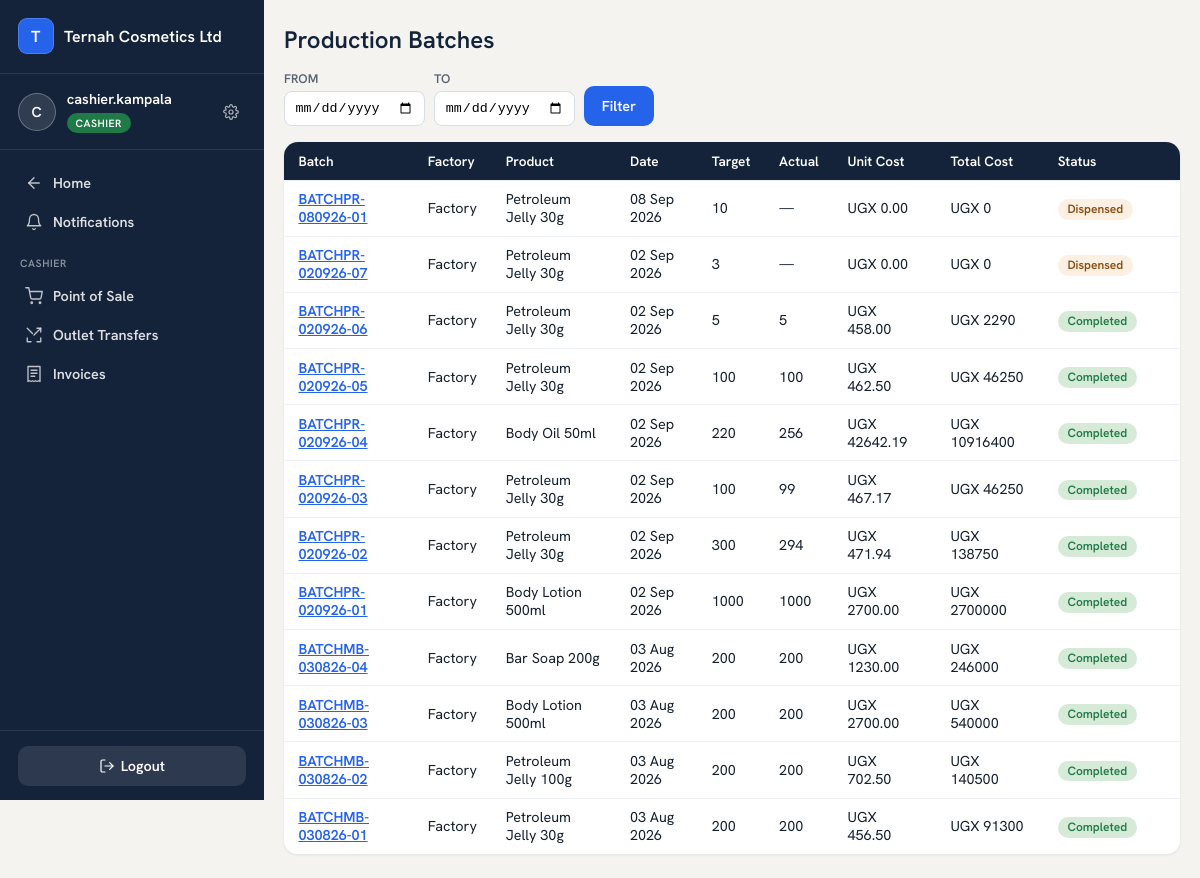
The page /reports/production/ (signed in) on the database its author committed.
### accounts/models.py (models this page shows, shortened)
class User(AbstractUser):
    ROLES = [
        ("OWNER", "Owner"),                # reports only
        ("MANAGER", "Manager"),            # outlet manager; can switch views
        ("CASHIER", "Cashier"),
        ("SALES_REP", "Sales Person / Rep"),
        ("PRODUCTION", "Production"),
    ]
    business = models.ForeignKey("platformadmin.Business", null=True, blank=True,
                                 on_delete=models.CASCADE, related_name="users")
    branch = models.ForeignKey("core.Branch", null=True, blank=True,
                               on_delete=models.SET_NULL, related_name="users")
    role = models.CharField(max_length=15, choices=ROLES, default="CASHIER")
    can_swap = models.BooleanField(default=False)    # False -> swap goes through PendingAction
    can_refund = models.BooleanField(default=False)
    phone = models.CharField(max_length=30, blank=True)
    modules = models.ManyToManyField("platformadmin.Module", blank=True, related_name="users_with_access",
                                     help_text="Which of the business's subscribed modules this user can open.")
    allowed_tiers = models.JSONField(default=list, blank=True,
                                     help_text="Which product price tiers (RETAIL/WHOLESALE/DISTRIBUTION/CUSTOM) "
                                                "this seller may use at the POS.")
    def switchable_views(self):
        if self.role != "MANAGER":
            return []
        views = ["MANAGER", "CASHIER"]
        codes = set(self.modules.values_list("code", flat=True))
        if "PRODUCTION" in codes:
            views.append("PRODUCTION")
        return views

### platformadmin/models.py (models this page shows, shortened)
class Business(models.Model):
    name = models.CharField(max_length=150)                     # factory name — brands navbar + receipts
    slug = models.SlugField(unique=True)
    business_type = models.CharField(max_length=20, choices=[("FACTORY", "Factory Mode")], default="FACTORY")
    contact_email = models.EmailField()
    contact_phone = models.CharField(max_length=30, blank=True)
    address = models.TextField(blank=True)
    tagline = models.CharField(max_length=150, blank=True)      # optional — shows on every printed report
    is_active = models.BooleanField(default=True)               # master switch — False = soft-locked
    trial_expires_at = models.DateTimeField(null=True, blank=True)
    subscription_expires_at = models.DateTimeField(null=True, blank=True)
    created_at = models.DateTimeField(auto_now_add=True)
    class Meta:
        verbose_name_plural = "businesses"

### production/models.py (models this page shows, shortened)
class ProductionBatch(TimeStamped):
    STATUS = [("PLANNED", "Planned"), ("DISPENSED", "Dispensed"), ("COMPLETED", "Completed")]
    business = models.ForeignKey("platformadmin.Business", on_delete=models.CASCADE)
    branch = models.ForeignKey("core.Branch", on_delete=models.PROTECT, related_name="production_batches",
                               )   # which factory ran this batch
    product = models.ForeignKey(Product, on_delete=models.PROTECT)
    formula = models.ForeignKey(ProductFormula, on_delete=models.PROTECT)      # version pinned
    batch_number = models.CharField(max_length=40)                              # BATCH{INITIALS}-DDMMYY-SEQ
    date = models.DateField()
    target_quantity = models.PositiveIntegerField()
    actual_quantity = models.PositiveIntegerField(null=True, blank=True)
    unit_cost_at_production = models.DecimalField(max_digits=14, decimal_places=4, default=0)
    total_cost = models.DecimalField(max_digits=16, decimal_places=2, default=0)
    remaining_quantity = models.PositiveIntegerField(default=0)   # this batch's own share of the factory store, FEFO
    status = models.CharField(max_length=10, choices=STATUS, default="PLANNED")
    created_by = models.ForeignKey(settings.AUTH_USER_MODEL, null=True, on_delete=models.SET_NULL)
    manufacture_date = models.DateField(null=True, blank=True)   # set at Complete & QA, not at dispensing
    expiry_date = models.DateField(null=True, blank=True)        # auto-suggested from product.shelf_life_days
    loss_cost = models.DecimalField(max_digits=14, decimal_places=2, default=0)

class Product(TimeStamped):
    STATUS = [("DRAFT", "Draft"), ("ACTIVE", "Active"), ("ARCHIVED", "Archived")]
    business = models.ForeignKey("platformadmin.Business", on_delete=models.CASCADE)
    category = models.ForeignKey(Category, on_delete=models.PROTECT, related_name="products")
    name = models.CharField(max_length=120)
    pack_size = models.CharField(max_length=40, blank=True)      # e.g. "30 g"
    sku = models.CharField(max_length=40, blank=True)
    status = models.CharField(max_length=10, choices=STATUS, default="DRAFT")
    retail_price = models.DecimalField(max_digits=14, decimal_places=2, null=True, blank=True)
    wholesale_price = models.DecimalField(max_digits=14, decimal_places=2, null=True, blank=True)
    distribution_price = models.DecimalField(max_digits=14, decimal_places=2, null=True, blank=True)
    custom_price_min = models.DecimalField(max_digits=14, decimal_places=2, null=True, blank=True)
    custom_price_max = models.DecimalField(max_digits=14, decimal_places=2, null=True, blank=True)
    shelf_life_days = models.PositiveIntegerField(null=True, blank=True)   # optional -> auto-suggests batch expiry
    PRICE_TIERS = [("RETAIL", "retail_price"), ("WHOLESALE", "wholesale_price"),
                   ("DISTRIBUTION", "distribution_price")]   # CUSTOM is typed at sale time, not looked up here

### core/models.py (models this page shows, shortened)
class TimeStamped(models.Model):
    created_at = models.DateTimeField(auto_now_add=True)
    updated_at = models.DateTimeField(auto_now=True)
    class Meta:
        abstract = True

class Branch(TimeStamped):
    KIND = [("FACTORY", "Factory / Production site"), ("OUTLET", "Outlet / Shop")]
    business = models.ForeignKey("platformadmin.Business", on_delete=models.CASCADE, related_name="branches")
    name = models.CharField(max_length=120)
    kind = models.CharField(max_length=10, choices=KIND, default="OUTLET")
    address = models.CharField(max_length=255, blank=True)
    is_active = models.BooleanField(default=True)
    class Meta:
        verbose_name_plural = "branches"
        unique_together = [("business", "name")]

### reports/views.py (the view)
# urls.py: path("production/", views.production_report, name="production_report"),
@login_required
def production_report(request):
    date_from = request.GET.get("from", "")
    date_to = request.GET.get("to", "")
    batches = ProductionBatch.objects.filter(business=_biz(request)) \
        .select_related("product", "formula", "branch").order_by("-date", "-id")
    if date_from:
        batches = batches.filter(date__gte=date_from)
    if date_to:
        batches = batches.filter(date__lte=date_to)
    return render(request, "reports/production_report.html", {
        "batches": batches, "date_from": date_from, "date_to": date_to,
    })

### accounts/context_processors.py (called while the page is built)
def active_view(request):
    user = getattr(request, "user", None)
    return {
        "active_view": getattr(request, "active_view", None),
        "switchable_views": user.switchable_views() if user and user.is_authenticated else [],
        "owner_section": getattr(request, "owner_section", None),
        "manager_section": getattr(request, "manager_section", None),
    }

def module_switcher(request):
    user = getattr(request, "user", None)
    if not (user and user.is_authenticated) or user.is_superuser:
        return {"switcher_items": []}
    if user.role == "OWNER":
        from accounts.views import owner_tiles
        return {"switcher_items": owner_tiles()}
    if user.role == "MANAGER":
        from accounts.views import manager_tiles
        return {"switcher_items": manager_tiles(user)}
    return {"switcher_items": []}

### reports/views.py (called while the page is built)
def _biz(request):
    return request.user.business

### templates/reports/production_report.html (shortened to what this page needs)
{% extends "base.html" %}
{% block content %}
<div class="page-head">
  <h2>Production Batches</h2>
</div>
<form method="get" style="display:flex;gap:.6rem;align-items:flex-end;flex-wrap:wrap;margin-bottom:1rem">
  <div><label style="display:block;font-size:.78rem;font-weight:700;color:var(--muted);text-transform:uppercase;margin-bottom:.25rem">From</label>
    <input name="from" type="date" value="{{ date_from }}" style="padding:.5rem .6rem;border:1px solid #D7DEE6;border-radius:8px"></div>
  <div><label style="display:block;font-size:.78rem;font-weight:700;color:var(--muted);text-transform:uppercase;margin-bottom:.25rem">To</label>
    <input name="to" type="date" value="{{ date_to }}" style="padding:.5rem .6rem;border:1px solid #D7DEE6;border-radius:8px"></div>
  <button class="btn">Filter</button>
</form>
<div class="table-scroll">
<table class="list">
  <tr><th>Batch</th><th>Factory</th><th>Product</th><th>Date</th><th>Target</th><th>Actual</th><th>Unit Cost</th><th>Total Cost</th><th>Status</th><th></th></tr>
  {% for b in batches %}
  <tr>
    <td><a href="{% url 'reports:production_batch_detail' b.pk %}" style="color:var(--ternah-blue);font-weight:600">{{ b.batch_number }}</a></td>
    <td>{{ b.branch.name|default:"—" }}</td>
    <td>{{ b.product.name }}</td>
    <td>{{ b.date|date:"d M Y" }}</td>
    <td>{{ b.target_quantity }}</td>
    <td>{{ b.actual_quantity|default:"—" }}</td>
    <td>UGX {{ b.unit_cost_at_production|floatformat:2 }}</td>
    <td>UGX {{ b.total_cost|floatformat:0 }}</td>
    <td>
      {% if b.status == "COMPLETED" %}<span class="pill active">Completed</span>
      {% elif b.status == "DISPENSED" %}<span class="pill warning">Dispensed</span>
      {% else %}<span class="pill locked">Planned</span>{% endif %}
    </td>
    <td>
    </td>
  </tr>
  {% empty %}<tr><td colspan="10" style="color:var(--muted)">No production batches{% if date_from or date_to %} in range{% else %} yet{% endif %}.</td></tr>{% endfor %}
</table>
</div>
{% endblock %}

### templates/base.html (shortened to what this page needs)
{% load static %}
<!DOCTYPE html>
<html lang="en">
<head>
  <link rel="stylesheet" href="{% static 'ternah-ui/tokens.css' %}">
</head>
<body>
{% if request.user.is_authenticated %}
  <div class="app-shell">
    <aside class="sidebar">
      <div class="sidebar-brand">
        <span class="brand-mark" aria-hidden="true">{{ request.user.business.name|default:"Ternah for Factories"|first|upper }}</span>
        <span class="brand-name">{{ request.user.business.name|default:"Ternah for Factories" }}</span>
      </div>
      <div class="sidebar-identity">
        <span class="avatar" aria-hidden="true">{{ request.user.username|first|upper }}</span>
        <div class="identity-text">
          <span class="identity-name">{{ request.user.username }}</span>
          {% if request.user.is_superuser %}
            <span class="role-pill role-super">Platform Admin</span>
          {% else %}
            <span class="role-pill role-{{ request.user.role|lower }}">{{ request.user.get_role_display }}</span>
          {% endif %}
        </div>
        <a class="settings-link" href="{% url 'password_change' %}" title="Change password" aria-label="Change password">
        </a>
      </div>
      <nav class="sidebar-nav">
        {% if request.resolver_match.url_name == "home" %}
          {% if switcher_items %}
            {% for t in switcher_items %}
            <a class="nav-link" href="{{ t.href }}">
              <svg width="18" height="18" viewBox="0 0 24 24" fill="none" stroke="currentColor" stroke-width="1.8" stroke-linecap="round" stroke-linejoin="round">{{ t.icon|safe }}</svg>
              {{ t.label }}
            </a>
            {% endfor %}
          {% else %}
            <p style="color:rgba(255,255,255,.45);font-size:.82rem;padding:.4rem .65rem">Pick a tile to get started.</p>
          {% endif %}
        {% elif request.user.role == "CASHIER" or request.user.role == "SALES_REP" %}
          <a class="nav-link" href="{% url 'home' %}">
            <svg width="18" height="18" viewBox="0 0 24 24" fill="none" stroke="currentColor" stroke-width="1.8" stroke-linecap="round" stroke-linejoin="round"><path d="M19 12H5"/><path d="M12 19l-7-7 7-7"/></svg>
            Home
          </a>
          <a class="nav-link {% if request.resolver_match.url_name == 'notifications' %}active{% endif %}" href="{% url 'notifications' %}">
            <svg width="18" height="18" viewBox="0 0 24 24" fill="none" stroke="currentColor" stroke-width="1.8" stroke-linecap="round" stroke-linejoin="round"><path d="M18 8A6 6 0 0 0 6 8c0 7-3 9-3 9h18s-3-2-3-9"/><path d="M13.73 21a2 2 0 0 1-3.46 0"/></svg>
            Notifications
          </a>
          <div class="nav-section-label">{{ request.user.get_role_display }}</div>
          <a class="nav-link {% if request.resolver_match.namespace == 'sales' and request.resolver_match.url_name == 'pos' %}active{% endif %}"
             href="{% url 'sales:pos' %}">
            <svg width="18" height="18" viewBox="0 0 24 24" fill="none" stroke="currentColor" stroke-width="1.8" stroke-linecap="round" stroke-linejoin="round"><circle cx="9" cy="21" r="1"/><circle cx="20" cy="21" r="1"/><path d="M1 1h4l2.68 13.39a2 2 0 0 0 2 1.61h9.72a2 2 0 0 0 2-1.61L23 6H6"/></svg>
            Point of Sale
          </a>
          {% if request.user.role == "CASHIER" %}
          <a class="nav-link {% if request.resolver_match.url_name == 'outlet_transfers' %}active{% endif %}"
             href="{% url 'sales:outlet_transfers' %}">
            <svg width="18" height="18" viewBox="0 0 24 24" fill="none" stroke="currentColor" stroke-width="1.8" stroke-linecap="round" stroke-linejoin="round"><path d="M16 3h5v5"/><path d="M3 16v5h5"/><path d="M21 16v5h-5"/><path d="M3 3l7 7"/><path d="m21 3-9 9"/></svg>
            Outlet Transfers
          </a>
          <a class="nav-link {% if request.resolver_match.namespace == 'finance' and request.resolver_match.url_name in 'invoices,invoice_create,invoice_detail,invoice_clients' %}active{% endif %}"
             href="{% url 'finance:invoices' %}">
            <svg width="18" height="18" viewBox="0 0 24 24" fill="none" stroke="currentColor" stroke-width="1.8" stroke-linecap="round" stroke-linejoin="round"><path d="M4 2h16v20l-2-1-2 1-2-1-2 1-2-1-2 1-2-1-2 1z"/><path d="M8 7h8M8 11h8M8 15h5"/></svg>
            Invoices
          </a>
          {% endif %}
        {% else %}
          <div class="nav-section-label">{{ request.user.get_role_display }}</div>
          <span class="nav-link disabled">Screens coming soon</span>
        {% endif %}
      </nav>
      <div class="sidebar-footer">
        <form method="post" action="{% url 'logout' %}">{% csrf_token %}
          <button class="btn ghost" type="submit">
            <svg width="16" height="16" viewBox="0 0 24 24" fill="none" stroke="currentColor" stroke-width="1.8" stroke-linecap="round" stroke-linejoin="round"><path d="M9 21H5a2 2 0 0 1-2-2V5a2 2 0 0 1 2-2h4"/><path d="M16 17l5-5-5-5"/><path d="M21 12H9"/></svg>
            Logout
          </button>
        </form>
      </div>
    </aside>
    <div class="main-col">
      <main>
{% endif %}
{% block content %}{% endblock %}
{% if request.user.is_authenticated %}
      </main>
    </div>
  </div>
{% endif %}
</body>
</html>

### ternah_ui/static/ternah-ui/tokens.css (style rules this page uses)
:root { --bg: #F4F3EF; --surface: #FFFFFF; --border: #E4E2DB; --border-hover: #D2CFC6; --ink: #15202E; --muted: #5B6472; --nav: #14233A; --nav-active: #22385A; --nav-text: #C9D2DE; --icon-bg: #EEF1F6; --warn: #8A4A0E; --warn-bg: #FBF0E2; --font: 'Hanken Grotesk', -apple-system, BlinkMacSystemFont, 'Segoe UI', sans-serif; --text-greeting: 600 36px/1.2 var(--font); --text-tile-number-lg: 600 44px/1.1 var(--font); --text-tile-number-sm: 600 36px/1.1 var(--font); --text-tile-title: 600 17px/1.3 var(--font); --text-body: 400 15px/1.5 var(--font); --text-pill: 500 14px/1 var(--font); --sp-2: 8px; --sp-3: 12px; --sp-4: 16px; --sp-5: 20px; --sp-6: 24px; --sp-7: 28px; --sp-10: 40px; --sp-12: 48px; --r-tile: 20px; --r-input: 12px; --r-pill: 999px; --tui-nav-w: 256px; --tui-header-h: 72px; }

### rows shown on the page
User: user.business.name|first "T", user.business.name "Ternah Cosmetics Ltd", user.username|first "C", user.username "cashier.kampala", user.role "CASHIER"
ProductionBatch: batch_number "BATCHPR-080926-01", branch.name "Factory", product.name "Petroleum Jelly 30g", date "08 Sep 2026", target_quantity "10", actual_quantity "—", unit_cost_at_production "0.00", total_cost "0", status "Dispensed"
ProductionBatch: batch_number "BATCHPR-020926-07", branch.name "Factory", product.name "Petroleum Jelly 30g", date "02 Sep 2026", target_quantity "3", actual_quantity "—", unit_cost_at_production "0.00", total_cost "0", status "Dispensed"
ProductionBatch: batch_number "BATCHPR-020926-06", branch.name "Factory", product.name "Petroleum Jelly 30g", date "02 Sep 2026", target_quantity "5", actual_quantity "5", unit_cost_at_production "458.00", total_cost "2290", status "Completed"
ProductionBatch: batch_number "BATCHPR-020926-05", branch.name "Factory", product.name "Petroleum Jelly 30g", date "02 Sep 2026", target_quantity "100", actual_quantity "100", unit_cost_at_production "462.50", total_cost "46250", status "Completed"
ProductionBatch: batch_number "BATCHPR-020926-04", branch.name "Factory", product.name "Body Oil 50ml", date "02 Sep 2026", target_quantity "220", actual_quantity "256", unit_cost_at_production "42642.19", total_cost "10916400", status "Completed"
ProductionBatch: batch_number "BATCHPR-020926-03", branch.name "Factory", product.name "Petroleum Jelly 30g", date "02 Sep 2026", target_quantity "100", actual_quantity "99", unit_cost_at_production "467.17", total_cost "46250", status "Completed"
ProductionBatch: batch_number "BATCHPR-020926-02", branch.name "Factory", product.name "Petroleum Jelly 30g", date "02 Sep 2026", target_quantity "300", actual_quantity "294", unit_cost_at_production "471.94", total_cost "138750", status "Completed"
ProductionBatch: batch_number "BATCHPR-020926-01", branch.name "Factory", product.name "Body Lotion 500ml", date "02 Sep 2026", target_quantity "1000", actual_quantity "1000", unit_cost_at_production "2700.00", total_cost "2700000", status "Completed"
ProductionBatch: batch_number "BATCHMB-030826-04", branch.name "Factory", product.name "Bar Soap 200g", date "03 Aug 2026", target_quantity "200", actual_quantity "200", unit_cost_at_production "1230.00", total_cost "246000", status "Completed"
ProductionBatch: batch_number "BATCHMB-030826-03", branch.name "Factory", product.name "Body Lotion 500ml", date "03 Aug 2026", target_quantity "200", actual_quantity "200", unit_cost_at_production "2700.00", total_cost "540000", status "Completed"
ProductionBatch: batch_number "BATCHMB-030826-02", branch.name "Factory", product.name "Petroleum Jelly 100g", date "03 Aug 2026", target_quantity "200", actual_quantity "200", unit_cost_at_production "702.50", total_cost "140500", status "Completed"
ProductionBatch: batch_number "BATCHMB-030826-01", branch.name "Factory", product.name "Petroleum Jelly 30g", date "03 Aug 2026", target_quantity "200", actual_quantity "200", unit_cost_at_production "456.50", total_cost "91300", status "Completed"
